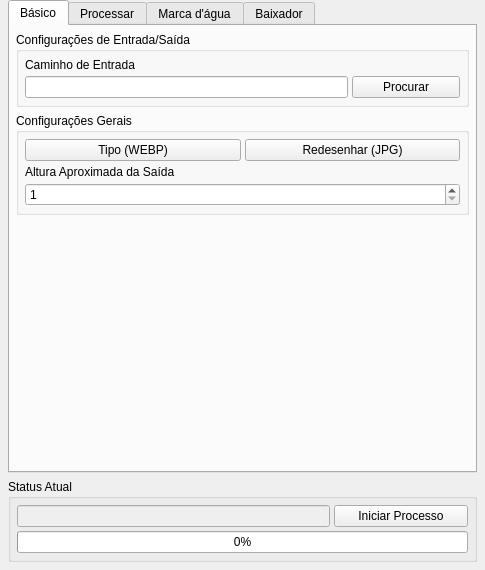
<?xml version='1.0' encoding='utf-8'?>
<ui version="4.0">
 <class>ReadStitchWindow</class>
 <widget class="QMainWindow" name="ReadStitchWindow">
  <property name="geometry">
   <rect>
    <x>0</x>
    <y>0</y>
    <width>485</width>
    <height>435</height>
   </rect>
  </property>
  <property name="windowTitle">
    <string>ReadStitch</string>
  </property>
  <property name="windowIcon">
   <iconset>
    <normaloff>../assets/ReadStitchLogo.png</normaloff>../assets/ReadStitchLogo.png</iconset>
  </property>
  <widget class="QWidget" name="centralwidget">
   <layout class="QVBoxLayout" name="verticalLayout">
    <property name="leftMargin">
     <number>8</number>
    </property>
    <property name="topMargin">
     <number>0</number>
    </property>
    <property name="rightMargin">
     <number>8</number>
    </property>
    <property name="bottomMargin">
     <number>8</number>
    </property>
    <item>
     <widget class="QTabWidget" name="mainTabWidget">
      <property name="currentIndex">
       <number>0</number>
      </property>
      <widget class="QWidget" name="mainTab">
       <attribute name="title">
        <string>Básico</string>
       </attribute>
       <layout class="QVBoxLayout" name="verticalLayout_3">
        <property name="leftMargin">
         <number>6</number>
        </property>
        <property name="topMargin">
         <number>6</number>
        </property>
        <property name="rightMargin">
         <number>6</number>
        </property>
        <property name="bottomMargin">
         <number>6</number>
        </property>
        <item>
         <widget class="QGroupBox" name="browseGroupBox">
          <property name="title">
           <string>Configurações de Entrada/Saída</string>
          </property>
          <layout class="QVBoxLayout" name="verticalLayout_2">
           <property name="spacing">
            <number>4</number>
           </property>
           <property name="leftMargin">
            <number>6</number>
           </property>
           <property name="topMargin">
            <number>6</number>
           </property>
           <property name="rightMargin">
            <number>6</number>
           </property>
           <property name="bottomMargin">
            <number>6</number>
           </property>
           <item>
            <widget class="QLabel" name="inputLabel">
             <property name="text">
              <string>Caminho de Entrada</string>
             </property>
            </widget>
           </item>
           <item>
            <layout class="QHBoxLayout" name="horizontalLayout" stretch="3,1">
             <item>
              <widget class="QLineEdit" name="inputField" />
             </item>
             <item>
              <widget class="QPushButton" name="browseButton">
               <property name="text">
                <string>Procurar</string>
               </property>
              </widget>
             </item>
            </layout>
           </item>
          </layout>
         </widget>
        </item>
        <item>
         <widget class="QGroupBox" name="generalGroupBox">
          <property name="title">
           <string>Configurações Gerais</string>
          </property>
          <layout class="QVBoxLayout" name="verticalLayout_5">
           <property name="spacing">
            <number>4</number>
           </property>
           <property name="leftMargin">
            <number>6</number>
           </property>
           <property name="topMargin">
            <number>6</number>
           </property>
           <property name="rightMargin">
            <number>6</number>
           </property>
           <property name="bottomMargin">
            <number>6</number>
           </property>
           <item>
            <layout class="QHBoxLayout" name="presetButtonsLayout" stretch="1,1">
             <property name="bottomMargin">
              <number>0</number>
             </property>
             <item>
              <widget class="QPushButton" name="typeButton">
               <property name="text">
                <string>Tipo (WEBP)</string>
               </property>
              </widget>
             </item>
             <item>
              <widget class="QPushButton" name="redrawButton">
               <property name="text">
                <string>Redesenhar (JPG)</string>
               </property>
              </widget>
             </item>
            </layout>
           </item>
           <item>
            <widget class="QLabel" name="heightLabel">
             <property name="text">
              <string>Altura Aproximada da Saída</string>
             </property>
            </widget>
           </item>
           <item>
            <widget class="QSpinBox" name="heightField">
             <property name="minimum">
              <number>1</number>
             </property>
             <property name="maximum">
              <number>999999999</number>
             </property>
            </widget>
           </item>
          </layout>
         </widget>
        </item>
        <item>
         <spacer name="verticalSpacer">
          <property name="orientation">
           <enum>Qt::Vertical</enum>
          </property>
          <property name="sizeHint" stdset="0">
           <size>
            <width>20</width>
            <height>40</height>
           </size>
          </property>
         </spacer>
        </item>
       </layout>
      </widget>
      <widget class="QWidget" name="postProcessTab">
       <attribute name="title">
        <string>Processar</string>
       </attribute>
       <layout class="QVBoxLayout" name="postProcessVerticalLayout">
        <item>
         <widget class="QGroupBox" name="downloaderDepsGroupBox">
          <property name="title">
           <string>Dependências do Baixador</string>
          </property>
          <layout class="QVBoxLayout" name="verticalLayout_deps">
           <property name="spacing">
            <number>4</number>
           </property>
           <property name="leftMargin">
            <number>6</number>
           </property>
           <property name="topMargin">
            <number>6</number>
           </property>
           <property name="rightMargin">
            <number>6</number>
           </property>
           <property name="bottomMargin">
            <number>6</number>
           </property>
           <item>
            <widget class="QPushButton" name="installPlaywrightButton">
             <property name="text">
              <string>Baixar (necessário para download de capítulos)</string>
             </property>
             <property name="styleSheet">
              <string>background-color: #d32f2f; color: white; font-weight: bold;</string>
             </property>
            </widget>
           </item>
          </layout>
         </widget>
        </item>
        <property name="leftMargin">
         <number>6</number>
        </property>
        <property name="topMargin">
         <number>6</number>
        </property>
        <property name="rightMargin">
         <number>6</number>
        </property>
        <property name="bottomMargin">
         <number>6</number>
        </property>
        <item>
         <widget class="QGroupBox" name="postProcessGroupBox">
          <property name="title">
           <string>Config. Pós-processamento</string>
          </property>
          <layout class="QVBoxLayout" name="verticalLayout_7">
           <property name="spacing">
            <number>4</number>
           </property>
           <property name="leftMargin">
            <number>6</number>
           </property>
           <property name="topMargin">
            <number>6</number>
           </property>
           <property name="rightMargin">
            <number>6</number>
           </property>
           <property name="bottomMargin">
            <number>6</number>
           </property>
           <item>
            <widget class="QCheckBox" name="runProcessCheckbox">
             <property name="text">
              <string>Ativar pós-processamento (Waifu2x)</string>
             </property>
            </widget>
           </item>
           <item>
            <widget class="QCheckBox" name="runComicZipCheckbox">
             <property name="text">
              <string>Zipar após o pós-processamento</string>
             </property>
            </widget>
           </item>
           <item>
            <widget class="QCheckBox" name="parallelProcessingCheckbox">
             <property name="text">
              <string>Processar subpastas em paralelo</string>
             </property>
            </widget>
           </item>
           <item>
            <layout class="QHBoxLayout" name="waifuButtonsLayout" stretch="1,1">
             <property name="bottomMargin">
              <number>0</number>
             </property>
             <item>
              <widget class="QPushButton" name="installWaifu2xButton">
               <property name="text">
                <string>Instalar Waifu2X</string>
               </property>
              </widget>
             </item>
             <item>
              <widget class="QPushButton" name="repairWaifu2xButton">
               <property name="text">
                <string>Reparar Waifu2X</string>
               </property>
              </widget>
             </item>
            </layout>
           </item>
           <item>
            <layout class="QHBoxLayout" name="contextMenuButtonsLayout" stretch="1,1">
             <property name="bottomMargin">
              <number>0</number>
             </property>
             <item>
              <widget class="QPushButton" name="installContextMenuButton">
               <property name="text">
                  <string>Adicionar ReadStitch ao botão direito</string>
               </property>
              </widget>
             </item>
             <item>
              <widget class="QPushButton" name="removeContextMenuButton">
               <property name="text">
                  <string>Remover ReadStitch do botão direito</string>
               </property>
              </widget>
             </item>
            </layout>
           </item>
             <item>
              <layout class="QHBoxLayout" name="appActionsLayout">
               <item>
                <widget class="QPushButton" name="updateAppButton">
                 <property name="text">
                  <string>Verificar Atualizacao do App</string>
                 </property>
                </widget>
               </item>
              </layout>
             </item>
          </layout>
         </widget>
        </item>
        <item>
         <widget class="QTextEdit" name="processConsoleField">
          <property name="enabled">
           <bool>true</bool>
          </property>
          <property name="sizeAdjustPolicy">
           <enum>QAbstractScrollArea::AdjustToContents</enum>
          </property>
          <property name="readOnly">
           <bool>true</bool>
          </property>
         </widget>
        </item>
       </layout>
      </widget>
      <widget class="QWidget" name="watermarkTab">
       <attribute name="title">
        <string>Marca d'água</string>
       </attribute>
       <layout class="QVBoxLayout" name="watermarkVerticalLayout">
        <property name="leftMargin">
         <number>6</number>
        </property>
        <property name="topMargin">
         <number>6</number>
        </property>
        <property name="rightMargin">
         <number>6</number>
        </property>
        <property name="bottomMargin">
         <number>6</number>
        </property>
        <item>
         <widget class="QGroupBox" name="watermarkFullpageGroupBox">
          <property name="title">
           <string>Marca d'água de Página Inteira</string>
          </property>
          <layout class="QVBoxLayout" name="wmFullpageLayout">
           <property name="spacing">
            <number>4</number>
           </property>
           <item>
            <widget class="QCheckBox" name="watermarkFullpageEnabledCheckbox">
             <property name="text">
              <string>Marca d'água de Página Inteira (em blocos uniformes)</string>
             </property>
            </widget>
           </item>
           <item>
            <layout class="QHBoxLayout" name="wmFullpagePathLayout">
             <item>
              <widget class="QLineEdit" name="watermarkFullpagePathField">
               <property name="placeholderText">
                <string>Imagens de página inteira (separados por ;)</string>
               </property>
              </widget>
             </item>
             <item>
              <widget class="QPushButton" name="browseWatermarkFullpageButton">
               <property name="text">
                <string>...</string>
               </property>
               <property name="maximumSize">
                <size>
                 <width>40</width>
                 <height>16777215</height>
                </size>
               </property>
              </widget>
             </item>
            </layout>
           </item>
           <item>
            <layout class="QHBoxLayout" name="wmFullpageThresholdLayout">
             <item>
              <widget class="QLabel" name="wmFullpageThresholdLabel">
               <property name="text">
                <string>Threshold (uniformidade):</string>
               </property>
               <property name="toolTip">
                <string>Define o quão uniforme uma área precisa ser para receber a marca d'água.
Valores mais baixos (ex: 150) = aceita áreas com mais variação de cor
Valores mais altos (ex: 230) = só aceita áreas muito uniformes (quase totalmente brancas/pretas)
Recomendado: 200</string>
               </property>
              </widget>
             </item>
             <item>
              <widget class="QSpinBox" name="watermarkFullpageThresholdSpin">
               <property name="toolTip">
                <string>Define o quão uniforme uma área precisa ser para receber a marca d'água.
Valores mais baixos (ex: 150) = aceita áreas com mais variação de cor
Valores mais altos (ex: 230) = só aceita áreas muito uniformes (quase totalmente brancas/pretas)
Recomendado: 200</string>
               </property>
               <property name="minimum">
                <number>0</number>
               </property>
               <property name="maximum">
                <number>255</number>
               </property>
               <property name="value">
                <number>200</number>
               </property>
              </widget>
             </item>
             <item>
              <widget class="QLabel" name="wmFullpageMaxLabel">
               <property name="text">
                <string>Máx por página:</string>
               </property>
              </widget>
             </item>
             <item>
              <widget class="QSpinBox" name="watermarkFullpageMaxSpin">
               <property name="minimum">
                <number>0</number>
               </property>
               <property name="maximum">
                <number>999</number>
               </property>
               <property name="value">
                <number>1</number>
               </property>
              </widget>
             </item>
            </layout>
           </item>
           <item>
            <layout class="QHBoxLayout" name="wmFullpageInsertLayout">
             <item>
              <widget class="QCheckBox" name="watermarkFullpageInsertModeCheckbox">
               <property name="text">
                <string>Modo inserção (cortar e inserir)</string>
               </property>
               <property name="toolTip">
                <string>Se ativado, a marca d'água será inserida cortando a imagem no meio da área uniforme.
Se desativado, a marca d'água será sobreposta na imagem sem alterar o tamanho.</string>
               </property>
               <property name="checked">
                <bool>true</bool>
               </property>
              </widget>
             </item>
             <item>
              <widget class="QLabel" name="wmFullpageMinAreaLabel">
               <property name="text">
                <string>Altura mín. da área:</string>
               </property>
               <property name="toolTip">
                <string>Altura mínima (em pixels) que uma área uniforme precisa ter para receber a marca d'água.
Exemplo: Se a marca d'água tem 150px e este valor é 400px, só áreas uniformes com 400px+ receberão a marca.</string>
               </property>
              </widget>
             </item>
             <item>
              <widget class="QSpinBox" name="watermarkFullpageMinAreaSpin">
               <property name="toolTip">
                <string>Altura mínima (em pixels) que uma área uniforme precisa ter para receber a marca d'água.
Exemplo: Se a marca d'água tem 150px e este valor é 400px, só áreas uniformes com 400px+ receberão a marca.</string>
               </property>
               <property name="minimum">
                <number>100</number>
               </property>
               <property name="maximum">
                <number>2000</number>
               </property>
               <property name="value">
                <number>400</number>
               </property>
              </widget>
             </item>
            </layout>
           </item>
          </layout>
         </widget>
        </item>
        <item>
         <widget class="QGroupBox" name="watermarkOverlayGroupBox">
          <property name="title">
           <string>Marca d'água de Sobreposição</string>
          </property>
          <layout class="QVBoxLayout" name="wmOverlayLayout">
           <property name="spacing">
            <number>4</number>
           </property>
           <item>
            <widget class="QCheckBox" name="watermarkOverlayEnabledCheckbox">
             <property name="text">
              <string>Marca d'água de Sobreposição (menor, com transparência)</string>
             </property>
            </widget>
           </item>
           <item>
            <layout class="QHBoxLayout" name="wmOverlayPathLayout">
             <item>
              <widget class="QLineEdit" name="watermarkOverlayPathField">
               <property name="placeholderText">
                <string>Imagens de sobreposição (separados por ;)</string>
               </property>
              </widget>
             </item>
             <item>
              <widget class="QPushButton" name="browseWatermarkOverlayButton">
               <property name="text">
                <string>...</string>
               </property>
               <property name="maximumSize">
                <size>
                 <width>40</width>
                 <height>16777215</height>
                </size>
               </property>
              </widget>
             </item>
            </layout>
           </item>
           <item>
            <layout class="QHBoxLayout" name="wmOverlayAdvancedLayout">
             <item>
              <widget class="QLabel" name="wmOverlayPositionLabel">
               <property name="text">
                <string>Posição:</string>
               </property>
              </widget>
             </item>
             <item>
              <widget class="QComboBox" name="watermarkOverlayPositionCombo">
               <item>
                <property name="text">
                 <string>Automático</string>
                </property>
               </item>
               <item>
                <property name="text">
                 <string>Superior esquerdo</string>
                </property>
               </item>
               <item>
                <property name="text">
                 <string>Superior direito</string>
                </property>
               </item>
               <item>
                <property name="text">
                 <string>Inferior esquerdo</string>
                </property>
               </item>
               <item>
                <property name="text">
                 <string>Inferior direito</string>
                </property>
               </item>
               <item>
                <property name="text">
                 <string>Centro</string>
                </property>
               </item>
              </widget>
             </item>
             <item>
              <widget class="QLabel" name="wmOverlayOpacityLabel">
               <property name="text">
                <string>Opacidade (%):</string>
               </property>
              </widget>
             </item>
             <item>
              <widget class="QSpinBox" name="watermarkOverlayOpacitySpin">
               <property name="minimum">
                <number>0</number>
               </property>
               <property name="maximum">
                <number>100</number>
               </property>
               <property name="value">
                <number>80</number>
               </property>
              </widget>
             </item>
            </layout>
           </item>
           <item>
            <layout class="QHBoxLayout" name="wmOverlayAdvancedLayout2">
             <item>
              <widget class="QLabel" name="wmOverlayScaleLabel">
               <property name="text">
                <string>Escala (% largura):</string>
               </property>
              </widget>
             </item>
             <item>
              <widget class="QSpinBox" name="watermarkOverlayScaleSpin">
               <property name="minimum">
                <number>5</number>
               </property>
               <property name="maximum">
                <number>100</number>
               </property>
               <property name="value">
                <number>50</number>
               </property>
              </widget>
             </item>
             <item>
              <widget class="QLabel" name="wmOverlayMaxLabel">
               <property name="text">
                <string>Máx por página:</string>
               </property>
              </widget>
             </item>
             <item>
              <widget class="QSpinBox" name="watermarkOverlayMaxSpin">
               <property name="minimum">
                <number>0</number>
               </property>
               <property name="maximum">
                <number>999</number>
               </property>
               <property name="value">
                <number>1</number>
               </property>
              </widget>
             </item>
            </layout>
           </item>
          </layout>
         </widget>
        </item>
        <item>
         <widget class="QGroupBox" name="watermarkHeaderFooterGroupBox">
          <property name="title">
           <string>Cabeçalho / Rodapé</string>
          </property>
          <layout class="QVBoxLayout" name="wmHFLayout">
           <property name="spacing">
            <number>4</number>
           </property>
           <item>
            <widget class="QCheckBox" name="watermarkHeaderEnabledCheckbox">
             <property name="text">
              <string>Adicionar header (primeira imagem)</string>
             </property>
            </widget>
           </item>
           <item>
            <layout class="QHBoxLayout" name="wmHeaderPathLayout">
             <item>
              <widget class="QLineEdit" name="watermarkHeaderPathField">
               <property name="placeholderText">
                <string>Caminhos dos headers (separados por ;)</string>
               </property>
              </widget>
             </item>
             <item>
              <widget class="QPushButton" name="browseWatermarkHeaderButton">
               <property name="text">
                <string>...</string>
               </property>
               <property name="maximumSize">
                <size>
                 <width>40</width>
                 <height>16777215</height>
                </size>
               </property>
              </widget>
             </item>
            </layout>
           </item>
           <item>
            <widget class="QCheckBox" name="watermarkFooterEnabledCheckbox">
             <property name="text">
              <string>Adicionar footer (última imagem)</string>
             </property>
            </widget>
           </item>
           <item>
            <layout class="QHBoxLayout" name="wmFooterPathLayout">
             <item>
              <widget class="QLineEdit" name="watermarkFooterPathField">
               <property name="placeholderText">
                <string>Caminhos dos footers (separados por ;)</string>
               </property>
              </widget>
             </item>
             <item>
              <widget class="QPushButton" name="browseWatermarkFooterButton">
               <property name="text">
                <string>...</string>
               </property>
               <property name="maximumSize">
                <size>
                 <width>40</width>
                 <height>16777215</height>
                </size>
               </property>
              </widget>
             </item>
            </layout>
           </item>
          </layout>
         </widget>
        </item>
        <item>
         <spacer name="watermarkVerticalSpacer">
          <property name="orientation">
           <enum>Qt::Vertical</enum>
          </property>
          <property name="sizeHint" stdset="0">
           <size>
            <width>20</width>
            <height>40</height>
           </size>
          </property>
         </spacer>
        </item>
       </layout>
      </widget>
     <widget class="QWidget" name="downloaderTab">
       <attribute name="title">
        <string>Baixador</string>
       </attribute>
       <layout class="QVBoxLayout" name="downloaderVerticalLayout">
        <item><widget class="QGroupBox" name="piccomaLoginGroup"><property name="title"><string>Login Piccoma</string></property><layout class="QVBoxLayout" name="piccomaLoginLayout"><item><layout class="QHBoxLayout" name="emailLayout"><item><widget class="QLabel" name="emailLabel"><property name="text"><string>E-mail:</string></property></widget></item><item><widget class="QLineEdit" name="piccomaEmailInput" /></item></layout></item><item><layout class="QHBoxLayout" name="passLayout"><item><widget class="QLabel" name="passLabel"><property name="text"><string>Senha:</string></property></widget></item><item><widget class="QLineEdit" name="piccomaPassInput"><property name="echoMode"><enum>QLineEdit::Password</enum></property></widget></item></layout></item></layout></widget></item><property name="leftMargin"><number>6</number></property>
        <property name="topMargin"><number>6</number></property>
        <property name="rightMargin"><number>6</number></property>
        <property name="bottomMargin"><number>6</number></property>
        <item>
         <widget class="QGroupBox" name="downloaderGroupBox">
          <property name="title">
           <string>Baixador de Mangás</string>
          </property>
          <layout class="QVBoxLayout" name="downloaderLayout">
           <item>
            <layout class="QHBoxLayout" name="dlInputLayout">
             <item>
              <widget class="QLineEdit" name="dlUrlField">
               <property name="placeholderText"><string>https://asurascans.com/comics/...</string></property>
              </widget>
             </item>
             <item>
              <widget class="QPushButton" name="dlFetchButton">
               <property name="text"><string>Buscar Capítulos</string></property>
              </widget>
             </item>
            </layout>
           </item>
           <item>
            <layout class="QHBoxLayout" name="dlDirLayout">
             <item>
              <widget class="QLineEdit" name="dlDirField">
               <property name="placeholderText"><string>Pasta de Downloads</string></property>
              </widget>
             </item>
             <item>
              <widget class="QPushButton" name="dlDirBrowseButton">
               <property name="text"><string>...</string></property>
              </widget>
             </item>
            </layout>
           </item>
           <item>
            <widget class="QListWidget" name="dlChapterList">
             <property name="selectionMode"><enum>QAbstractItemView::MultiSelection</enum></property>
            </widget>
           </item>
           <item>
            <widget class="QPushButton" name="dlDownloadButton">
             <property name="text"><string>Baixar Capítulos Selecionados</string></property>
             <property name="enabled"><bool>false</bool></property>
            </widget>
           </item>
          </layout>
         </widget>
        </item>
       </layout>
      </widget></widget>
    </item>
    <item>
     <widget class="QGroupBox" name="ActionGroupBox">
      <property name="title">
       <string>Status Atual</string>
      </property>
      <layout class="QVBoxLayout" name="verticalLayout_4">
       <property name="spacing">
        <number>4</number>
       </property>
       <property name="leftMargin">
        <number>6</number>
       </property>
       <property name="topMargin">
        <number>6</number>
       </property>
       <property name="rightMargin">
        <number>6</number>
       </property>
       <property name="bottomMargin">
        <number>6</number>
       </property>
       <item>
        <layout class="QHBoxLayout" name="horizontalLayout_2" stretch="7,3">
         <property name="sizeConstraint">
          <enum>QLayout::SetDefaultConstraint</enum>
         </property>
         <property name="leftMargin">
          <number>0</number>
         </property>
         <property name="bottomMargin">
          <number>0</number>
         </property>
         <item>
          <widget class="QLineEdit" name="statusField">
           <property name="enabled">
            <bool>false</bool>
           </property>
           <property name="sizePolicy">
            <sizepolicy hsizetype="Expanding" vsizetype="Minimum">
             <horstretch>0</horstretch>
             <verstretch>0</verstretch>
            </sizepolicy>
           </property>
          </widget>
         </item>
         <item>
          <widget class="QPushButton" name="startProcessButton">
           <property name="text">
            <string>Iniciar Processo</string>
           </property>
           <property name="default">
            <bool>false</bool>
           </property>
           <property name="flat">
            <bool>false</bool>
           </property>
          </widget>
         </item>
        </layout>
       </item>
       <item>
        <widget class="QProgressBar" name="statusProgressBar">
         <property name="value">
          <number>0</number>
         </property>
         <property name="textVisible">
          <bool>true</bool>
         </property>
        </widget>
       </item>
      </layout>
     </widget>
    </item>
   </layout>
  </widget>
 </widget>
 <resources />
 <connections />
</ui>
